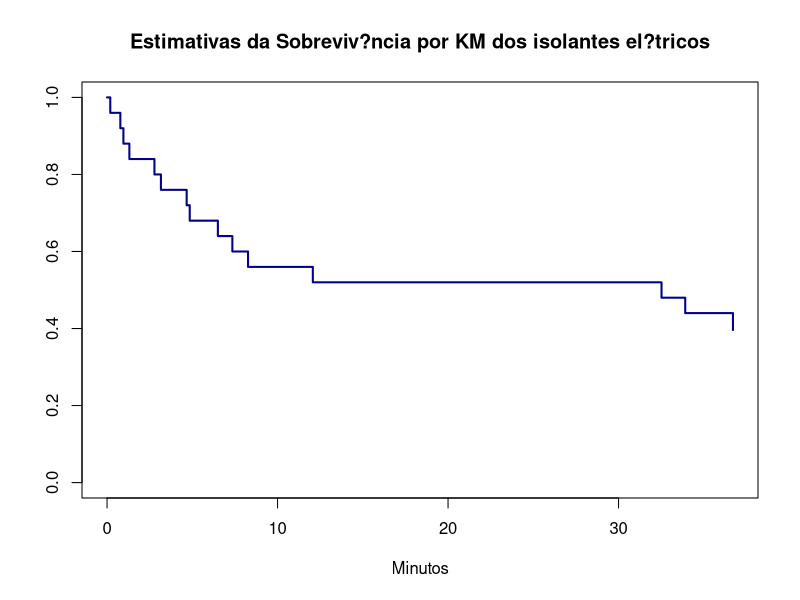

Write the R code that produced this figure.
## ---- chunk 1
tempos<-c(0.19 ,  0.78,   0.96,   1.31,   2.78,   3.16,   4.67,   4.85,   6.50,   7.35,    8.27,     12.07 ,  32.52,   33.91,   36.71,36.71,36.71,36.71,36.71,36.71,36.71,36.17,36.71,36.71,36.71)
## ---- chunk 2
cens<-c(1,1,1,1,1,1,1,1,1,1,1,1,1,1,1,0,0,0,0,0,0,0,0,0,0)
## ---- chunk 3
require(survival)
Surv(tempos,cens)
## ---- chunk 4
# Estimativas da Sobreviv?ncia por KM dos isolantes el?tricos
KMi<-survfit(Surv(tempos,cens)~1)
## ---- chunk 5
summary(KMi)
## ---- chunk 6
plot(KMi, conf.int=F, col="darkblue",lwd=2,main="Estimativas da Sobreviv?ncia por KM dos isolantes el?tricos", xlab="Minutos")
## ---- chunk 7
#  Códigos no R para o cálculo do Tempo médio
t=tempos[cens==1]
tj<-c(0,as.numeric(levels(as.factor(t))))
surv<-c(1,as.numeric(levels(as.factor(KMi$surv))))
surv<-sort(surv, decreasing=T)
k<-length(tj)-1
prod<-matrix(0,k,1)
   for(j in 1:k){
        prod[j]<-(tj[j+1]-tj[j])*surv[j]
}
tm<-sum(prod) 
tm
